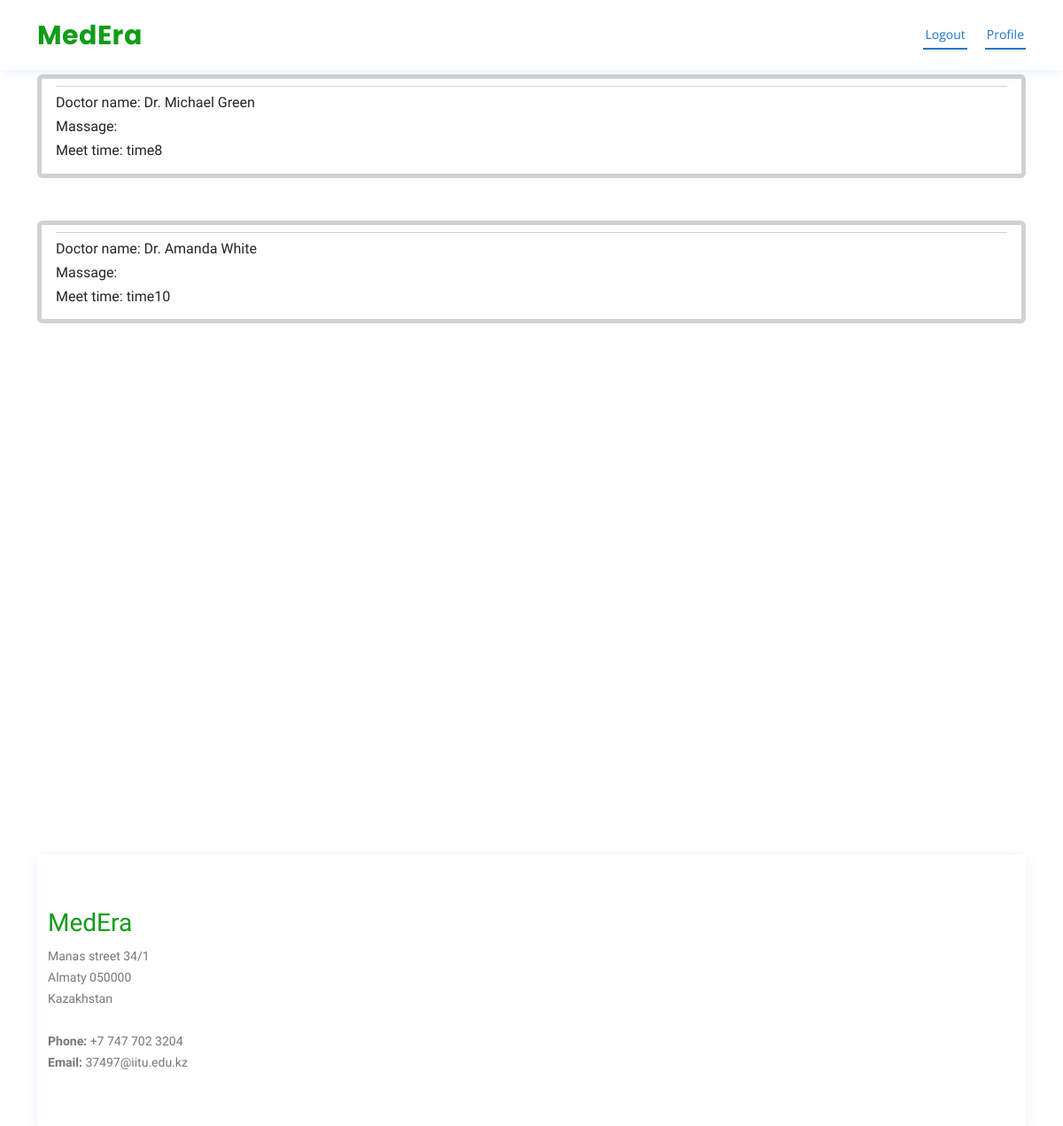
The page /profile/ (signed in) on the database as committed earlier.
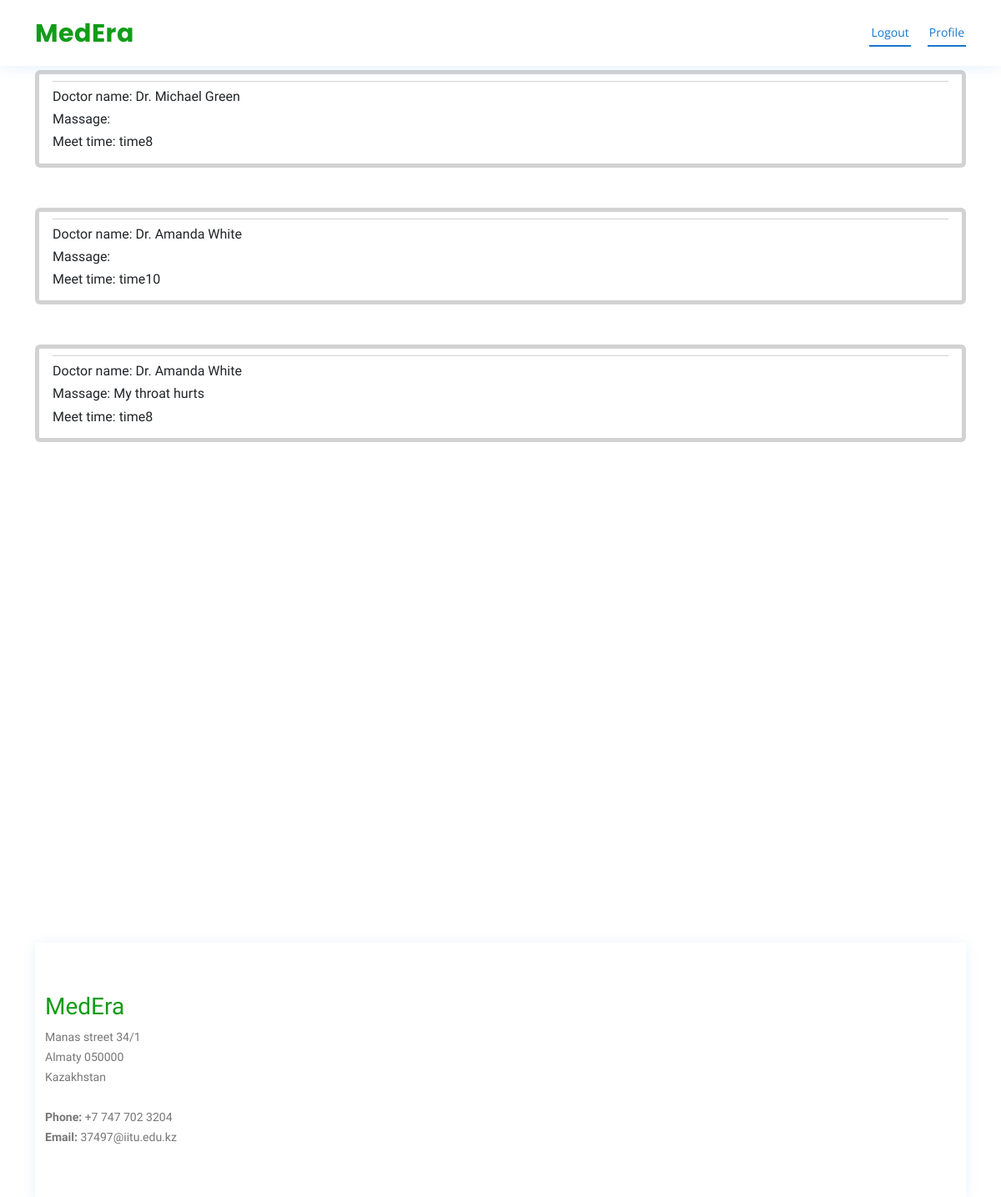
The same page on the database as committed later.
### recordingForm/models.py (models this page shows, shortened)
class Appointment(models.Model):
    doctor_name = models.CharField(max_length=100)
    user_id = models.CharField(max_length=10000)
    name = models.CharField(max_length=100)
    last_name = models.CharField(max_length=100)
    message = models.CharField(max_length=500)
    email = models.EmailField()
    phone = models.CharField(max_length=15)
    meet_time = models.CharField(max_length=100)

### userprofile/views.py (the view)
# urls.py: path("profile/", include("userprofile.urls", namespace="profile")),
def userprofile(request):
    appointments = Appointment.objects.all()
    for appointment in appointments:
        appointment.user_id = int(appointment.user_id) if appointment.user_id.isdigit() else None
    return render(request,'userprofile/index.html',{'appointments':appointments})

### userprofile/templates/userprofile/index.html (shortened to what this page needs)
{% extends "base.html" %} {% load static %} {% block head %}
<link rel="stylesheet" href="{% static 'css/userprofile/style.css' %}" />
{% endblock head %} {% block content %}
<body>
    <div class="container">
        {% for appointment in appointments %}
        <div class="container__inner">
                {% if appointment.user_id == user.id %}
                    <div class="card mt-5 border-5 pt-2 active pb-0 px-3">
                        <div class="card-footer bg-white px-0">
                        <div class="row">
                            <h6>Doctor name:<span> {{appointment.doctor_name}} </span></h6>
                        </div>
                        <div class="row">
                            <h6>Massage:<span> {{appointment.message}} </span></h6>
                        </div>
                        <div class="row">
                            <h6>Meet time:<span> {{appointment.meet_time}} </span></h6>
                        </div>
                    </div>
                {% endif %}
          </div>
          {% endfor %}
      </div>
    </div>
</body>
{% endblock content %} {% block scripts %} {% endblock scripts %}

Rows that differ between the two databases and show on the page:
added Appointment: doctor_name "Dr. Amanda White", message "My throat hurts", meet_time "time8"
